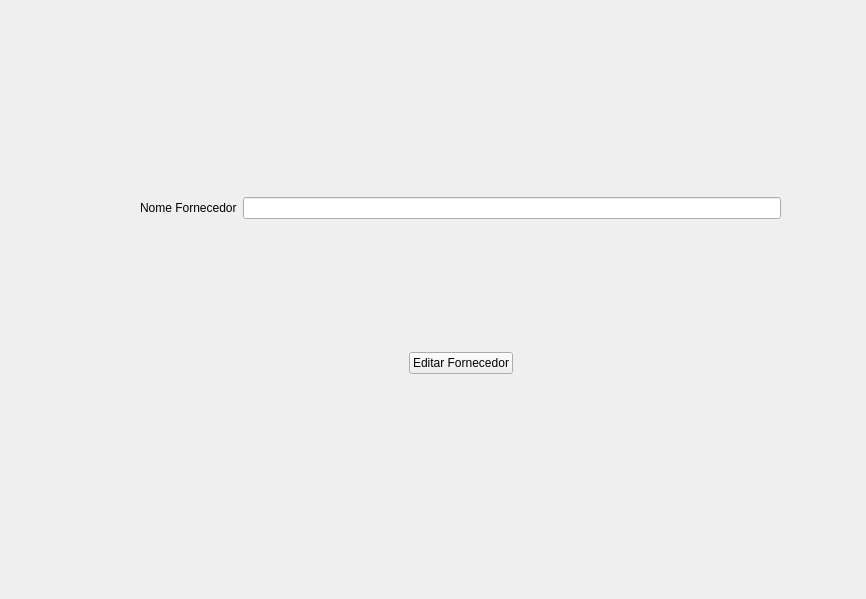
<?xml version="1.0" encoding="UTF-8"?>
<ui version="4.0">
 <class>editar_fornecedor</class>
 <widget class="QWidget" name="editar_fornecedor">
  <property name="geometry">
   <rect>
    <x>0</x>
    <y>0</y>
    <width>866</width>
    <height>599</height>
   </rect>
  </property>
  <property name="windowTitle">
   <string>Form</string>
  </property>
  <widget class="QWidget" name="verticalLayoutWidget_5">
   <property name="geometry">
    <rect>
     <x>140</x>
     <y>70</y>
     <width>641</width>
     <height>431</height>
    </rect>
   </property>
   <layout class="QVBoxLayout" name="verticalLayout_3">
    <item>
     <layout class="QHBoxLayout" name="horizontalLayout_25">
      <item>
       <widget class="QLabel" name="label_23">
        <property name="text">
         <string>Nome Fornecedor</string>
        </property>
       </widget>
      </item>
      <item>
       <widget class="QLineEdit" name="txt_username_fornecedor"/>
      </item>
     </layout>
    </item>
    <item>
     <layout class="QHBoxLayout" name="horizontalLayout_32">
      <item>
       <spacer name="horizontalSpacer_8">
        <property name="orientation">
         <enum>Qt::Horizontal</enum>
        </property>
        <property name="sizeHint" stdset="0">
         <size>
          <width>40</width>
          <height>20</height>
         </size>
        </property>
       </spacer>
      </item>
      <item>
       <widget class="QPushButton" name="cadastro_fornecedor">
        <property name="text">
         <string>Editar Fornecedor</string>
        </property>
       </widget>
      </item>
      <item>
       <spacer name="horizontalSpacer_9">
        <property name="orientation">
         <enum>Qt::Horizontal</enum>
        </property>
        <property name="sizeHint" stdset="0">
         <size>
          <width>40</width>
          <height>20</height>
         </size>
        </property>
       </spacer>
      </item>
     </layout>
    </item>
   </layout>
  </widget>
 </widget>
 <resources/>
 <connections/>
</ui>
